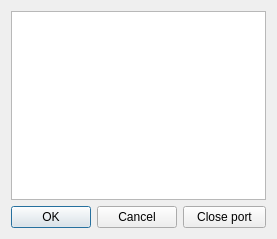
<?xml version="1.0" encoding="UTF-8"?>
<ui version="4.0">
 <class>OpenPortsDialog</class>
 <widget class="QDialog" name="OpenPortsDialog">
  <property name="geometry">
   <rect>
    <x>0</x>
    <y>0</y>
    <width>277</width>
    <height>239</height>
   </rect>
  </property>
  <property name="sizePolicy">
   <sizepolicy hsizetype="Fixed" vsizetype="Fixed">
    <horstretch>0</horstretch>
    <verstretch>0</verstretch>
   </sizepolicy>
  </property>
  <property name="windowTitle">
   <string>OpenPortsDialog</string>
  </property>
  <layout class="QFormLayout" name="formLayout">
   <item row="0" column="0" colspan="2">
    <widget class="QListWidget" name="lstOpenPorts"/>
   </item>
   <item row="1" column="0">
    <widget class="QDialogButtonBox" name="buttonBox">
     <property name="standardButtons">
      <set>QDialogButtonBox::Cancel|QDialogButtonBox::Ok</set>
     </property>
    </widget>
   </item>
   <item row="1" column="1">
    <widget class="QPushButton" name="cmdClosePort">
     <property name="text">
      <string>Close port</string>
     </property>
    </widget>
   </item>
  </layout>
 </widget>
 <layoutdefault spacing="6" margin="11"/>
 <resources/>
 <connections>
  <connection>
   <sender>buttonBox</sender>
   <signal>accepted()</signal>
   <receiver>OpenPortsDialog</receiver>
   <slot>accept()</slot>
   <hints>
    <hint type="sourcelabel">
     <x>307</x>
     <y>271</y>
    </hint>
    <hint type="destinationlabel">
     <x>199</x>
     <y>149</y>
    </hint>
   </hints>
  </connection>
  <connection>
   <sender>buttonBox</sender>
   <signal>accepted()</signal>
   <receiver>OpenPortsDialog</receiver>
   <slot>reject()</slot>
   <hints>
    <hint type="sourcelabel">
     <x>307</x>
     <y>271</y>
    </hint>
    <hint type="destinationlabel">
     <x>199</x>
     <y>149</y>
    </hint>
   </hints>
  </connection>
 </connections>
</ui>
